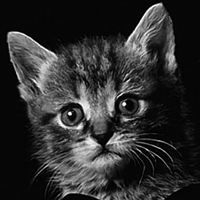
#> input picture IPV23_HW2/test imgs/cat.png, 200 x 200 px, given in place of lenna.png, which was not available
$ jupyter execute IPV23_HW02.ipynb   (text cells are left out)
#> lines starting #> are read from the running program, lines starting #| are printed output that depends on the picture; pictures that were not available may be replaced by others from this repository, and a replacement may not be noted
[cell 1]
# Connect to the google drive #

from google.colab import drive
drive.mount('/content/gdrive')

[cell 2]
# Import the required libraries for image processing

import sys
import cv2
from google.colab.patches import cv2_imshow
import matplotlib.pyplot as plt
import matplotlib.image as mpimg
import numpy as np
import math

# Define the directory
dir = '/content/gdrive/My Drive/Colab Notebooks/IPV23_HW2/test imgs/' # File path

[cell 3]
# Define the functions for the load and save the input image

def loadImg(in_fname):
#> called with in_fname = 'lenna.png'
  img = cv2.imread(dir + in_fname)
#> img is the input picture: shape (200, 200, 3); min 0, max 255, mean 46.9

  if img is None:
    print('Image load failed!')
    sys.exit()

  plt.imshow(cv2.cvtColor(img, cv2.COLOR_BGR2RGB))
  plt.title("Input RGB Image")
  plt.show()

  return img

## Save image file
def saveImg(out_img, out_fname):
  cv2.imwrite(dir + out_fname, out_img)

[cell 4]
##############################################
#            Convolution Operator            #
##############################################
def conv(image, filter):

  if len(image.shape) == 3:
    image = cv2.cvtColor(image, cv2.COLOR_BGR2GRAY)

  ih, iw = image.shape    # width, height of image
#> ih = 200; iw = 200
  fh, fw = filter.shape   # width, height of filter

  # plt.imshow(image, cmap='gray')
  # plt.show()

  output = np.zeros(image.shape)

  pad_h = int((fh - 1) / 2)
  pad_w = int((fw - 1) / 2)

  padded_image = np.zeros((ih + (2 * pad_h), iw + (2 * pad_w)))
  padded_image[pad_h:padded_image.shape[0] - pad_h, pad_w:padded_image.shape[1] - pad_w] = image
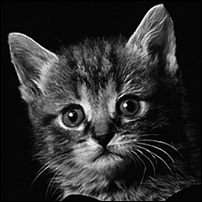
#> padded_image: shape (202, 202) float64; min 0, max 255, mean 46

  # plt.imshow(padded_image, cmap='gray')
  # plt.show()

  for i in range(ih):  # Vertical positions
    for j in range(iw):  # Horizontal positions
      output[i, j] = np.sum(filter * padded_image[i:i+fh, j:j+fw])
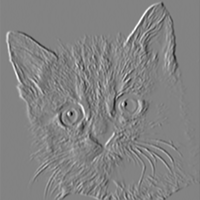
#> output: shape (200, 200) float64; min -946, max 895, mean 0; drawn with min black and max white

  # plt.imshow(output, cmap='gray')
  # plt.show()

  return output


##############################################
#                Sobel Filter                #
##############################################
def edgeSobel_x():
  output_filter = np.array([[-1, 0, 1],
                            [-2, 0, 2],
                            [-1, 0, 1]])

  return output_filter


def edgeSobel_y():
  output_filter = np.array([[-1, -2, -1],
                            [0, 0, 0],
                            [1, 2, 1]])

  return output_filter

[cell 5]
##############################################
#           Main Function for HW02-1         #
##############################################

img = loadImg('lenna.png')

filter_gx = edgeSobel_x()
filter_gy = edgeSobel_y()

out_sobel_x = conv(img, filter_gx)
out_sobel_y = conv(img, filter_gy)
#> after the loop in conv (call 2), `for i in range(ih):`:
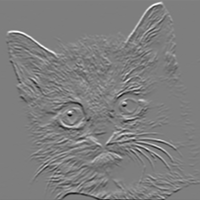
#> output: shape (200, 200) float64; min -945, max 961, mean 0.5; drawn with min black and max white

plt.imshow(out_sobel_x, cmap='gray')
plt.title("Vertical Edge Map by Sobel Filter")
plt.show()

plt.imshow(out_sobel_y, cmap='gray')
plt.title("Horizontal Edge Map by Sobel Filter")
plt.show()

saveImg(out_sobel_x, 'Vertical edge map.png')
#> in saveImg, `cv2.imwrite(dir + out_fname, out_img)`:
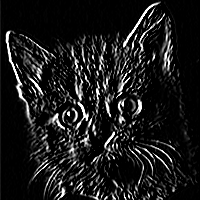
#> saved as Vertical edge map.png: shape (200, 200); min 0, max 255, mean 26.8
saveImg(out_sobel_y, 'Horizontal edge map.png')
#> call 2 of saveImg, with out_fname = 'Horizontal edge map.png'
#> in saveImg (call 2), `cv2.imwrite(dir + out_fname, out_img)`:
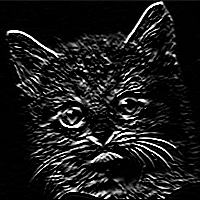
#> saved as Horizontal edge map.png: shape (200, 200); min 0, max 255, mean 27.7

[cell 6]
##############################################
#              Gradient Magnitude            #
##############################################
def magGrad(edge_x, edge_y):
  magnitude_grad = np.sqrt(edge_x * edge_x + edge_y * edge_y)
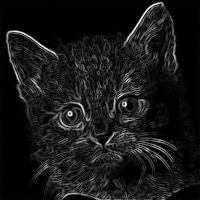
#> magnitude_grad: shape (200, 200) float64; min 0, max 1018.3, mean 95.1; drawn with min black and max white

  return magnitude_grad


##############################################
#             Gradient Orientation           #
##############################################
def angleGrad(edge_x, edge_y):
  angle_grad = np.arctan2(edge_y, edge_x) * 180 / np.pi
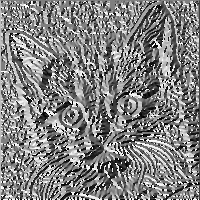
#> angle_grad: shape (200, 200) float64; min -179.8, max 180, mean 2.8; drawn with min black and max white

  return angle_grad

[cell 7]
##############################################
#           Main Function for HW02-2         #
##############################################

img = loadImg('lenna.png')

filter_gx = edgeSobel_x()
filter_gy = edgeSobel_y()

out_sobel_x = conv(img, filter_gx)
out_sobel_y = conv(img, filter_gy)

# Magnitude of Gradient
out_magnitude_sobel = magGrad(out_sobel_x, out_sobel_y)

plt.imshow(out_magnitude_sobel, cmap='gray')
plt.title("Gradient Magnitude Map")
plt.show()


# Angle (Orientation) of Gradient
out_angle_sobel = angleGrad(out_sobel_y, out_sobel_x)

plt.imshow(out_angle_sobel, cmap='gray')
plt.title("Gradient Orientation Map")
plt.show()

saveImg(out_magnitude_sobel, 'Gradient magnitude map.png')
#> call 3 of saveImg, with out_fname = 'Gradient magnitude map.png'
#> in saveImg (call 3), `cv2.imwrite(dir + out_fname, out_img)`:
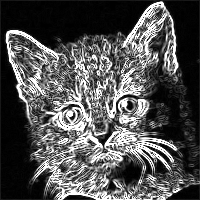
#> saved as Gradient magnitude map.png: shape (200, 200); min 0, max 255, mean 81.7
saveImg(out_angle_sobel,   'Gradient orientation map.png')
#> call 4 of saveImg, with out_fname = 'Gradient orientation map.png'
#> in saveImg (call 4), `cv2.imwrite(dir + out_fname, out_img)`:
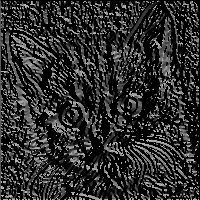
#> saved as Gradient orientation map.png: shape (200, 200); min 0, max 180, mean 45
